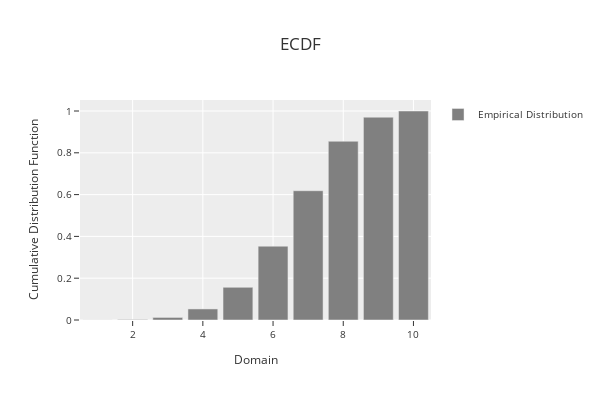

The cell this chart's notebook holds for it:
### Code cell
phi.plot_ecdf()

### Figure 1 — Plotly figure (JSON) as saved in the notebook; plotly's stock layout.template omitted (floating-point values rounded to 4 significant figures)
{"data": [{"marker": {"color": "rgba(128,128,128,1)"}, "name": "Empirical Distribution", "showlegend": true, "type": "bar", "x": [1, 2, 3, 4, 5, 6, 7, 8, 9, 10], "y": [0.0003, 0.0022, 0.0123, 0.0529, 0.1563, 0.3531, 0.6185, 0.8551, 0.9704, 1]}], "layout": {"bargap": 0.15, "height": 400, "legend": {"font": {"size": 10}, "orientation": "v", "title": {}, "xanchor": "left", "y": 1, "yanchor": "auto"}, "title": {"text": "ECDF"}, "width": 600, "xaxis": {"tickfont": {"size": 10}, "title": {"font": {"size": 12}, "text": "Domain"}}, "yaxis": {"tickfont": {"size": 10}, "title": {"font": {"size": 12}, "text": "Cumulative Distribution Function"}}}}
